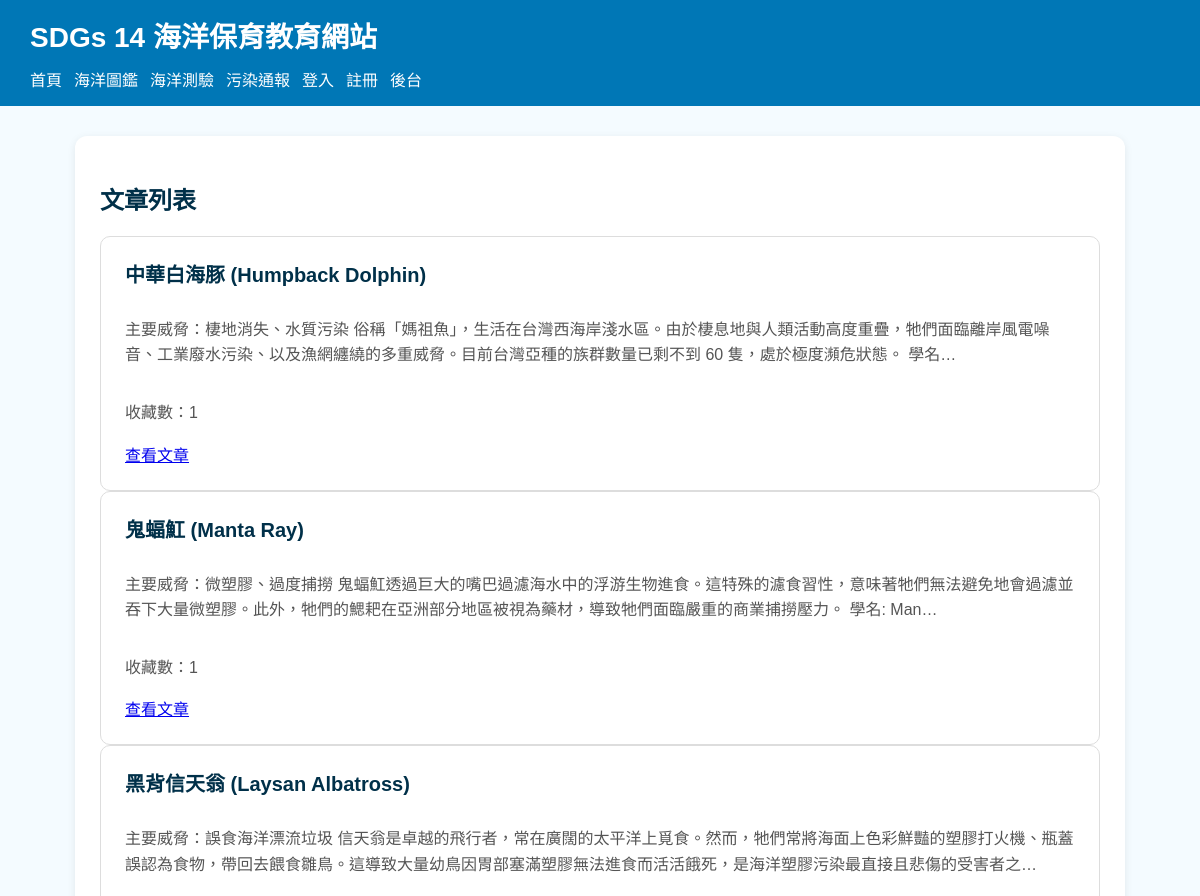
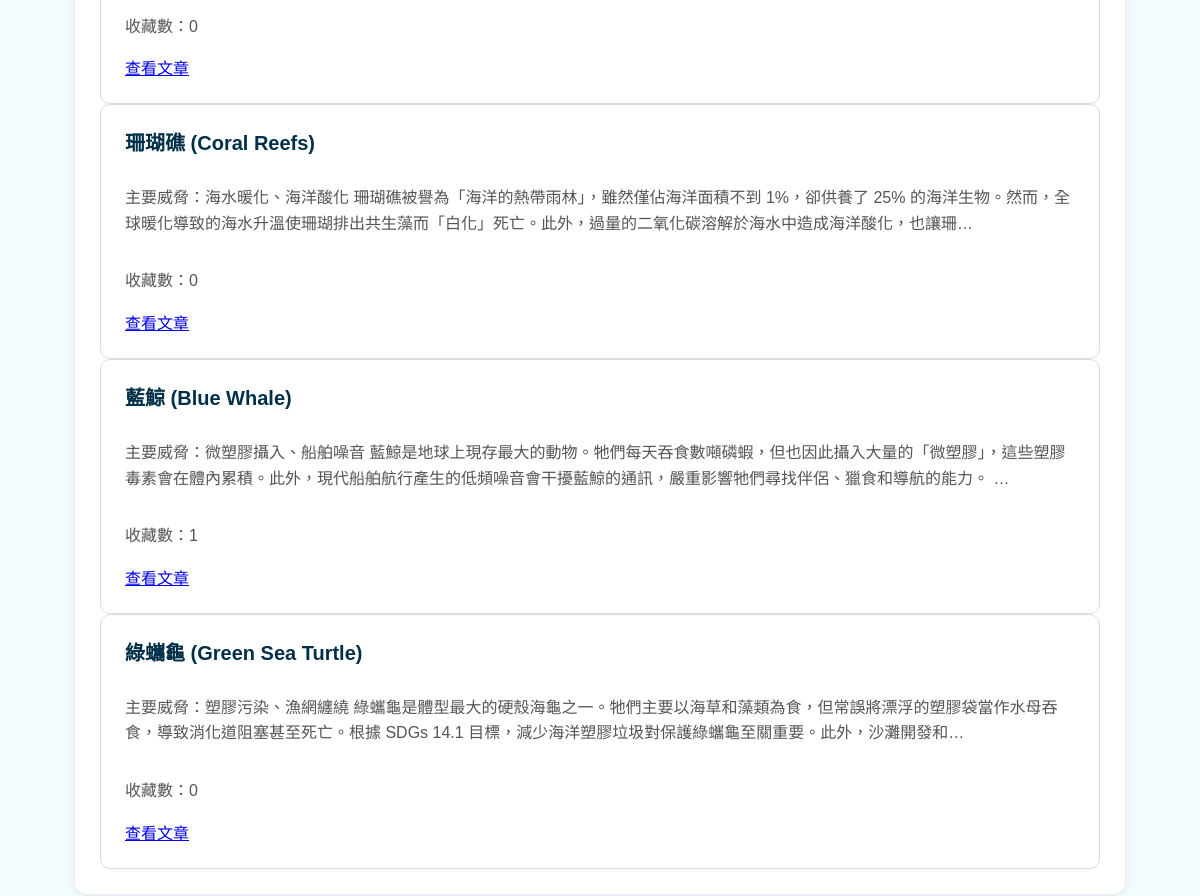
The app's page /articles/ with its own data (2 pictures, top to bottom).
### main/models.py (models this page shows, shortened)
class Article(models.Model):
    title = models.CharField(max_length=200)
    content = models.TextField()
    image = models.ImageField(upload_to='articles/', blank=True, null=True)
    created_at = models.DateTimeField(auto_now_add=True)
    favorites = models.ManyToManyField(User, blank=True, related_name='favorite_articles')
    def total_favorites(self):
        return self.favorites.count()

### main/views.py (the view)
# urls.py: path('articles/', views.article_list, name='article_list'),
def article_list(request):
    articles = Article.objects.all().order_by('-created_at')
    return render(request, 'article_list.html', {'articles': articles})

### templates/article_list.html (shortened to what this page needs)
{% extends 'base.html' %}
{% block content %}
<h2>文章列表</h2>
{% for article in articles %}
    <div class="card">
        <h3>{{ article.title }}</h3>
        <p>{{ article.content|truncatechars:120 }}</p>
        <p>收藏數：{{ article.total_favorites }}</p>
        <a href="{% url 'article_detail' article.id %}">查看文章</a>
    </div>
{% empty %}
    <p>目前沒有文章。</p>
{% endfor %}
{% endblock %}

### templates/base.html (style rules this page uses)
body { font-family: Arial, sans-serif; margin: 0; background: #f4fbff; color: #003049; }
.card { border: 1px solid #ddd; padding: 24px; border-radius: 10px; background-color: #fff; display: flex; flex-direction: column; justify-content: space-between; }
.card h3 { margin-top: 0; margin-bottom: 12px; font-size: 20px; line-height: 1.4; color: #003049; }
.card p { line-height: 1.6; color: #555; margin-bottom: 16px; }

### records on screen
Article: title "中華白海豚 (Humpback Dolphin)", content "主要威脅：棲地消失、水質污染 俗稱「媽祖魚」，生活在台灣西海岸淺水區。由於棲息地與人類活動高度重疊，牠們面臨離岸風電噪音、工業廢水污染、以及漁網纏繞的多重威脅。目前台灣亞種的族群數量已剩不到 60 隻，處於極度瀕危狀態。 學名…", total_favorites "1"
Article: title "鬼蝠魟 (Manta Ray)", content "主要威脅：微塑膠、過度捕撈 鬼蝠魟透過巨大的嘴巴過濾海水中的浮游生物進食。這特殊的濾食習性，意味著牠們無法避免地會過濾並吞下大量微塑膠。此外，牠們的鰓耙在亞洲部分地區被視為藥材，導致牠們面臨嚴重的商業捕撈壓力。 學名: Man…", total_favorites "1"
Article: title "黑背信天翁 (Laysan Albatross)", content "主要威脅：誤食海洋漂流垃圾 信天翁是卓越的飛行者，常在廣闊的太平洋上覓食。然而，牠們常將海面上色彩鮮豔的塑膠打火機、瓶蓋誤認為食物，帶回去餵食雛鳥。這導致大量幼鳥因胃部塞滿塑膠無法進食而活活餓死，是海洋塑膠污染最直接且悲傷的受害者之…", total_favorites "0"
Article: title "珊瑚礁 (Coral Reefs)", content "主要威脅：海水暖化、海洋酸化 珊瑚礁被譽為「海洋的熱帶雨林」，雖然僅佔海洋面積不到 1%，卻供養了 25% 的海洋生物。然而，全球暖化導致的海水升溫使珊瑚排出共生藻而「白化」死亡。此外，過量的二氧化碳溶解於海水中造成海洋酸化，也讓珊…", total_favorites "0"
Article: title "藍鯨 (Blue Whale)", content "主要威脅：微塑膠攝入、船舶噪音 藍鯨是地球上現存最大的動物。牠們每天吞食數噸磷蝦，但也因此攝入大量的「微塑膠」，這些塑膠毒素會在體內累積。此外，現代船舶航行產生的低頻噪音會干擾藍鯨的通訊，嚴重影響牠們尋找伴侶、獵食和導航的能力。 …", total_favorites "1"
Article: title "綠蠵龜 (Green Sea Turtle)", content "主要威脅：塑膠污染、漁網纏繞 綠蠵龜是體型最大的硬殼海龜之一。牠們主要以海草和藻類為食，但常誤將漂浮的塑膠袋當作水母吞食，導致消化道阻塞甚至死亡。根據 SDGs 14.1 目標，減少海洋塑膠垃圾對保護綠蠵龜至關重要。此外，沙灘開發和…", total_favorites "0"
